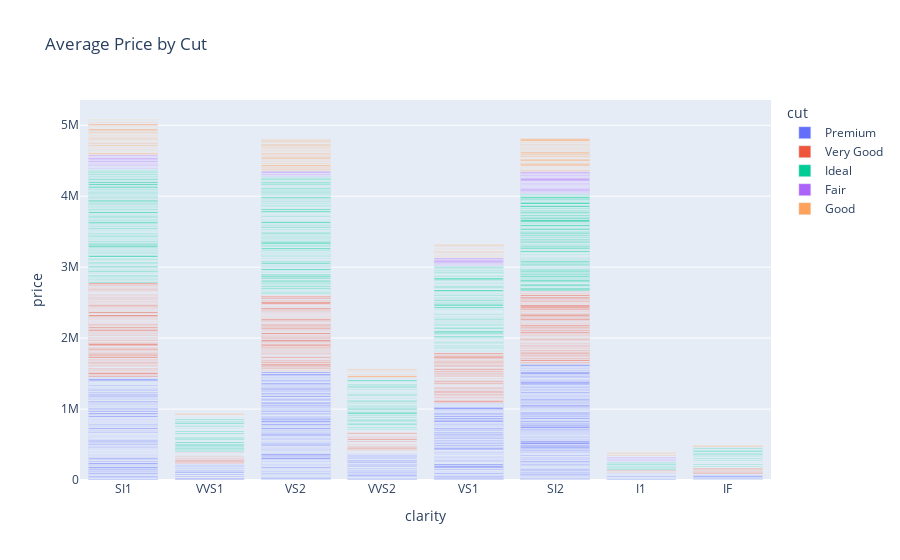

Notebook cell for this chart:
### Code cell
# Bar plot in Plotly

fig = px.bar(df,x='clarity',y='price',
             title='Average Price by Cut',
             color='cut'
             )
fig.show()

### Figure 1 — Plotly figure (JSON) as saved in the notebook; plotly's stock layout.template omitted (floating-point values rounded to 4 significant figures; data arrays with more than 128 entries replaced by an {"elided": "..."} marker saying what was removed)
{"data": [{"hovertemplate": "cut=Premium<br>clarity=%{x}<br>price=%{y}<extra></extra>", "legendgroup": "Premium", "marker": {"color": "#636efa", "pattern": {"shape": ""}}, "name": "Premium", "orientation": "v", "showlegend": true, "textposition": "auto", "type": "bar", "x": {"elided": "1447 str values"}, "xaxis": "x", "y": {"elided": "1447 int values"}, "yaxis": "y"}, {"hovertemplate": "cut=Very Good<br>clarity=%{x}<br>price=%{y}<extra></extra>", "legendgroup": "Very Good", "marker": {"color": "#EF553B", "pattern": {"shape": ""}}, "name": "Very Good", "orientation": "v", "showlegend": true, "textposition": "auto", "type": "bar", "x": {"elided": "1195 str values"}, "xaxis": "x", "y": {"elided": "1195 int values"}, "yaxis": "y"}, {"hovertemplate": "cut=Ideal<br>clarity=%{x}<br>price=%{y}<extra></extra>", "legendgroup": "Ideal", "marker": {"color": "#00cc96", "pattern": {"shape": ""}}, "name": "Ideal", "orientation": "v", "showlegend": true, "textposition": "auto", "type": "bar", "x": {"elided": "2127 str values"}, "xaxis": "x", "y": {"elided": "2127 int values"}, "yaxis": "y"}, {"hovertemplate": "cut=Fair<br>clarity=%{x}<br>price=%{y}<extra></extra>", "legendgroup": "Fair", "marker": {"color": "#ab63fa", "pattern": {"shape": ""}}, "name": "Fair", "orientation": "v", "showlegend": true, "textposition": "auto", "type": "bar", "x": {"elided": "168 str values"}, "xaxis": "x", "y": {"elided": "168 int values"}, "yaxis": "y"}, {"hovertemplate": "cut=Good<br>clarity=%{x}<br>price=%{y}<extra></extra>", "legendgroup": "Good", "marker": {"color": "#FFA15A", "pattern": {"shape": ""}}, "name": "Good", "orientation": "v", "showlegend": true, "textposition": "auto", "type": "bar", "x": {"elided": "457 str values"}, "xaxis": "x", "y": {"elided": "457 int values"}, "yaxis": "y"}], "layout": {"barmode": "relative", "legend": {"title": {"text": "cut"}, "tracegroupgap": 0}, "title": {"text": "Average Price by Cut"}, "xaxis": {"anchor": "y", "domain": [0, 1], "title": {"text": "clarity"}}, "yaxis": {"anchor": "x", "domain": [0, 1], "title": {"text": "price"}}}}
